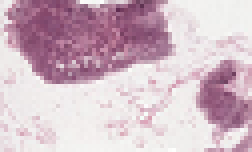
#> input picture actual_data_different_method_1.png, 63 x 38 px (shown 4 times larger)
$ python image_segmentation.py actual_data_different_method_1.png
#> lines starting #> are read from the running program, lines starting #| are printed output that depends on the picture; after the words box and inside, x2 and y2 are one past the last pixel; in counts of white or black regions, pixels touching at a corner belong together
"""Spectral image segmentation using a graph cut on pixel neighborhoods."""

from __future__ import annotations

import argparse
import time
from pathlib import Path

import imageio.v2 as imageio
import matplotlib.pyplot as plt
import numpy as np
from scipy.sparse import csc_matrix, csgraph, diags, lil_matrix
from scipy.sparse import linalg as sparse_linalg


def get_neighbors(index: int, radius: float, height: int, width: int):
    """Return flattened neighbor indices and distances within radius."""
    row, col = index // width, index % width
    r = int(radius)

    x = np.arange(max(col - r, 0), min(col + r + 1, width))
    y = np.arange(max(row - r, 0), min(row + r + 1, height))
    X, Y = np.meshgrid(x, y)

    distances = np.sqrt((X - col) ** 2 + (Y - row) ** 2)
    mask = distances < radius
    return (X[mask] + Y[mask] * width).astype(int), distances[mask]


class ImageSegmenter:
    """Graph-based image segmenter using brightness and spatial proximity."""

    def __init__(self, filename: str):
        image = imageio.imread(filename)
        self.image = image.astype(np.float32) / 255.0

        if self.image.ndim == 3:
            self.brightness = self.image.mean(axis=2)
        else:
            self.brightness = self.image

        self.shape = self.brightness.shape
        self.flat_brightness = self.brightness.ravel()

    def adjacency(self, radius=5.0, sigma_b=0.05, sigma_x=5.0):
        """Build sparse adjacency matrix and degree vector."""
        height, width = self.shape
        num_pixels = height * width
        A = lil_matrix((num_pixels, num_pixels), dtype=np.float32)

        start = time.time()
        for i in range(num_pixels):
            neighbors, distances = get_neighbors(i, radius, height, width)
            brightness_diff = np.abs(self.flat_brightness[i] - self.flat_brightness[neighbors])
            weights = np.exp(-(brightness_diff / sigma_b) - (distances / sigma_x))
            A[i, neighbors] = weights

        A = csc_matrix(A)
        degree = np.asarray(A.sum(axis=0)).ravel()
        print(f"Built adjacency matrix in {time.time() - start:.2f}s")
        return A, degree

    def cut(self, A, degree):
        """Compute a binary mask from the second smallest eigenvector."""
        L = csgraph.laplacian(A)
        inv_sqrt_degree = np.power(np.maximum(degree, 1e-8), -0.5)
        D_inv_sqrt = diags(inv_sqrt_degree)
        normalized_L = D_inv_sqrt @ L @ D_inv_sqrt

        eigenvalues, eigenvectors = sparse_linalg.eigsh(normalized_L, k=2, which="SM")
        fiedler_vector = eigenvectors[:, np.argsort(eigenvalues)[1]]
        mask = fiedler_vector.reshape(self.shape) > 0

        return mask

    def segment(self, radius=5.0, sigma_b=0.05, sigma_x=5.0):
        A, degree = self.adjacency(radius=radius, sigma_b=sigma_b, sigma_x=sigma_x)
        return self.cut(A, degree)

    def save_result(self, mask, output_path: str):
        """Save original image, positive mask, and negative mask as one figure."""
        if self.image.ndim == 3:
            mask_3c = np.dstack([mask] * 3)
        else:
            mask_3c = mask

        fig, axes = plt.subplots(1, 3, figsize=(10, 4), constrained_layout=True)
        axes[0].imshow(self.image, cmap=None if self.image.ndim == 3 else "gray")
        axes[0].set_title("Input")
        axes[1].imshow(self.image * mask_3c, cmap=None if self.image.ndim == 3 else "gray")
        axes[1].set_title("Segment A")
        axes[2].imshow(self.image * (~mask if self.image.ndim == 2 else ~mask_3c), cmap=None if self.image.ndim == 3 else "gray")
        axes[2].set_title("Segment B")

        for ax in axes:
            ax.axis("off")

        fig.savefig(output_path, dpi=160)
        plt.close(fig)


def main():
    parser = argparse.ArgumentParser(description="Spectral image segmentation demo")
    parser.add_argument("image", help="Path to input image")
    parser.add_argument("--output", default="outputs/result.png", help="Path to output visualization")
    parser.add_argument("--radius", type=float, default=4.0)
    parser.add_argument("--sigma-b", type=float, default=0.08)
    parser.add_argument("--sigma-x", type=float, default=5.0)
    args = parser.parse_args()

    Path(args.output).parent.mkdir(parents=True, exist_ok=True)
    segmenter = ImageSegmenter(args.image)
#> in __init__, image is the input picture: shape (38, 63, 3); mean R, G, B 208.8, 185, 196.7
#> in __init__, `self.brightness = self.image.mean(axis=2)`:
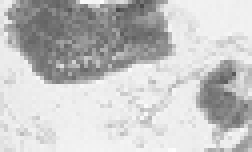
#> self.brightness: shape (38, 63) float32 (shown 4 times larger); min 0.286, max 0.992, mean 0.772
#> in __init__, `self.flat_brightness = self.brightness.ravel()`: self.flat_brightness = 2394 values, max 0.992 at index 25, min 0.286 at index 155, mean 0.772
    mask = segmenter.segment(radius=args.radius, sigma_b=args.sigma_b, sigma_x=args.sigma_x)
#> in adjacency, `degree = np.asarray(A.sum(axis=0)).ravel()`: degree = 2394 values, max 26.77 at index 368, min 2.07 at index 1023, mean 15.5
#> in cut, `inv_sqrt_degree = np.power(np.maximum(degree, 1e-8), -0.5)`: inv_sqrt_degree = 2394 values, max 0.695 at index 1023, min 0.193 at index 368, mean 0.271
#> in cut, `eigenvalues, eigenvectors = sparse_linalg.eigsh(normalized_L, k=2, whi..`: eigenvalues = [1.08e-07, 0.00297]; eigenvectors = 2394 pairs, first value 0.00747 to 0.0269, second value -0.0429 to 0.0305
#> in cut, `fiedler_vector = eigenvectors[:, np.argsort(eigenvalues)[1]]`: fiedler_vector = 2394 values, max 0.0305 at index 451, min -0.0429 at index 248, mean 1.45e-05
#> in cut, `mask = fiedler_vector.reshape(self.shape) > 0`:
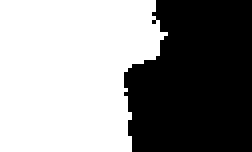
#> mask: shape (38, 63) bool (shown 4 times larger); 55.8% white; 1 black region, box (x1, y1, x2, y2) and area: (31, 0, 63, 38) 1057
    segmenter.save_result(mask, args.output)
#> in save_result, `fig.savefig(output_path, dpi=160)`:
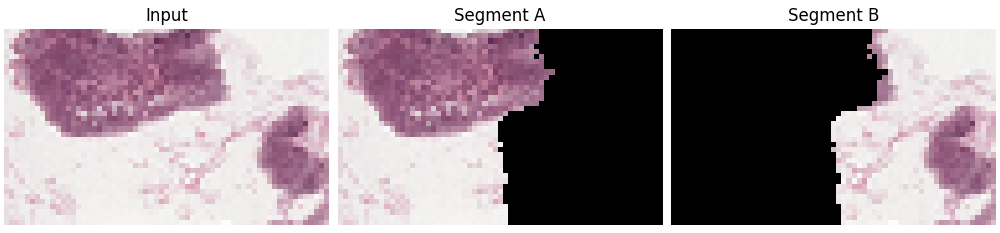
#> figure drawn by matplotlib, 3 panels
    print(f"Saved result to {args.output}")


if __name__ == "__main__":
    main()
